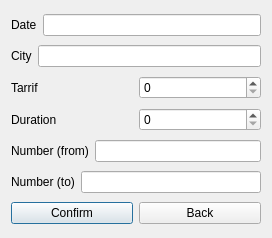
<?xml version="1.0" encoding="UTF-8"?>
<ui version="4.0">
 <class>DialogNewConv</class>
 <widget class="QDialog" name="DialogNewConv">
  <property name="geometry">
   <rect>
    <x>0</x>
    <y>0</y>
    <width>272</width>
    <height>238</height>
   </rect>
  </property>
  <property name="windowTitle">
   <string>Dialog</string>
  </property>
  <layout class="QHBoxLayout" name="horizontalLayout_8">
   <item>
    <layout class="QVBoxLayout" name="verticalLayout">
     <item>
      <layout class="QHBoxLayout" name="horizontalLayout">
       <item>
        <widget class="QLabel" name="label">
         <property name="text">
          <string>Date</string>
         </property>
        </widget>
       </item>
       <item>
        <widget class="QLineEdit" name="dateEd"/>
       </item>
      </layout>
     </item>
     <item>
      <layout class="QHBoxLayout" name="horizontalLayout_2">
       <item>
        <widget class="QLabel" name="label_2">
         <property name="text">
          <string>City</string>
         </property>
        </widget>
       </item>
       <item>
        <widget class="QLineEdit" name="cityEd"/>
       </item>
      </layout>
     </item>
     <item>
      <layout class="QHBoxLayout" name="horizontalLayout_3">
       <item>
        <widget class="QLabel" name="label_3">
         <property name="text">
          <string>Tarrif</string>
         </property>
        </widget>
       </item>
       <item>
        <widget class="QSpinBox" name="tariffSpinBox"/>
       </item>
      </layout>
     </item>
     <item>
      <layout class="QHBoxLayout" name="horizontalLayout_4">
       <item>
        <widget class="QLabel" name="label_4">
         <property name="text">
          <string>Duration</string>
         </property>
        </widget>
       </item>
       <item>
        <widget class="QSpinBox" name="durationSpinBox"/>
       </item>
      </layout>
     </item>
     <item>
      <layout class="QHBoxLayout" name="horizontalLayout_5">
       <item>
        <widget class="QLabel" name="label_5">
         <property name="text">
          <string>Number (from)</string>
         </property>
        </widget>
       </item>
       <item>
        <widget class="QLineEdit" name="numFromEd"/>
       </item>
      </layout>
     </item>
     <item>
      <layout class="QHBoxLayout" name="horizontalLayout_6">
       <item>
        <widget class="QLabel" name="label_6">
         <property name="text">
          <string>Number (to)</string>
         </property>
        </widget>
       </item>
       <item>
        <widget class="QLineEdit" name="numToEd"/>
       </item>
      </layout>
     </item>
     <item>
      <layout class="QHBoxLayout" name="horizontalLayout_7">
       <item>
        <widget class="QPushButton" name="confBtn">
         <property name="text">
          <string>Confirm</string>
         </property>
        </widget>
       </item>
       <item>
        <widget class="QPushButton" name="backBtn">
         <property name="text">
          <string>Back</string>
         </property>
        </widget>
       </item>
      </layout>
     </item>
    </layout>
   </item>
  </layout>
 </widget>
 <resources/>
 <connections/>
</ui>
